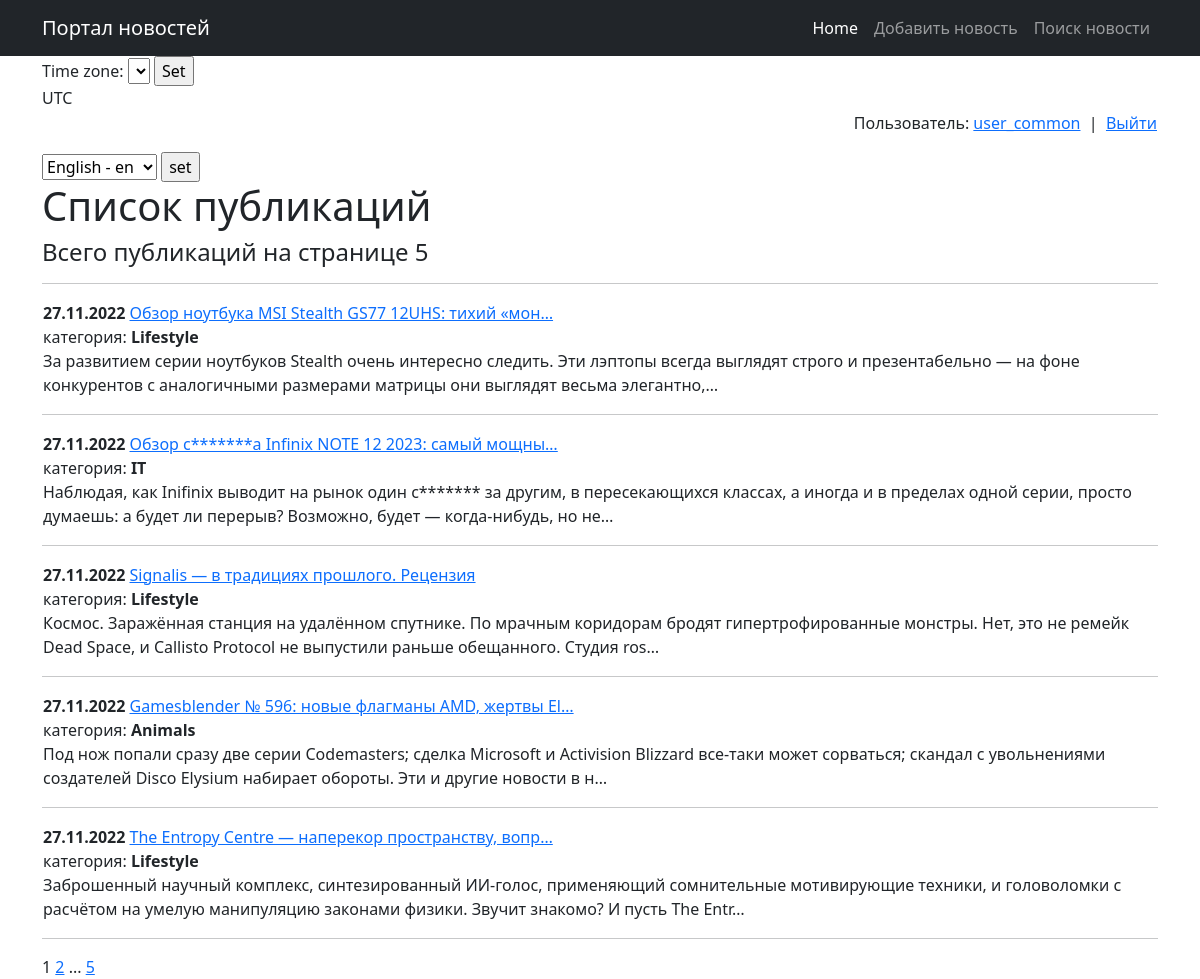
Page /news/ (signed in) on the committed database.
### news/models.py (models this page shows, shortened)
class Posts(models.Model):
    news = 'NE'
    articles = 'AR'
    TYPE_SELECT = [(news, 'Новость'), (articles, 'Статья')]
    authors = models.ForeignKey(Authors, on_delete=models.CASCADE)
    post_type = models.CharField(max_length=2, choices=TYPE_SELECT)
    date_create = models.DateTimeField(auto_now_add=True)
    header = models.CharField(max_length=155, default='Unnamed')
    body = models.TextField(default='Text')
    rate_post = models.IntegerField(default=0, db_column='rating')
    name_category = models.ManyToManyField(Categories, through='Post_Category')
    @property
    def post_rating(self):
        return self.rate_post

class Categories(models.Model):
    cat_name = models.CharField(max_length=255, unique=True, help_text=_('category name'))
    sub_user = models.ManyToManyField(User, through='SubscribersUsers')
    def __str__(self):
        return f'{self.cat_name}'

### news/views.py (the view, shortened to what this page needs)
# urls.py: path('', PostsList.as_view()),
class PostsList(ListView):
    model = Posts
    ordering = '-date_create'
    template_name = 'posts.html'
    context_object_name = 'posts'
    paginate_by = 5
    def get_context_data(self, **kwargs):
        context = super().get_context_data(**kwargs)
        context['is_not_authors'] = not self.request.user.groups.filter(name='authors').exists()
        return context

### news/templatetags/custom_filters.py (called while the page is built)
@register.filter()
def censor(value):
    for word in words_censor:
        value = value.replace(word[1:], '*' * len(word[1:]))
    return value

### templates/posts.html (shortened to what this page needs)
{% extends 'flatpages/default.html' %}
{% load custom_filters %}
{% load custom_tags %}
{% load i18n %}
{% block content %}
{% include 'auth.html' %}
<form action="{% url 'set_language' %}" method="POST"> {% csrf_token %}
        <select name="language" id="">
            {% get_available_languages as LANGUAGES %}
            {% get_language_info_list for LANGUAGES as languages %}
            {% for language in languages %}
                <option value="{{ language.code }}" {% if language.code == LANGUAGE_CODE %} selected {% endif %}>
                    {{ language.name_local }} - {{ language.code }}
                </option>
            {% endfor %}
        </select>
        <input type="submit" value="set">
    </form>
    <h1>Список публикаций</h1>
    <h4>Всего публикаций на странице {{ posts|length }}</h4>
    <hr>
    {% if posts %}
        {% for post in posts %}
        <table border = 0 width = 100%>
            <tr>
                <td align="left">
                    <b>{{ post.date_create|date:'d.m.Y' }}</b>
                    <a href="/news/{{post.pk}}">{{ post.header|truncatechars:50|censor }}</a>
                    <br>
                    {% for cat in post.name_category.all %}
                    категория:
                    <b>{{ cat }}</b>
                    {% endfor %}
                    <br>
                    {{ post.body|truncatechars:200|censor }}
                </td>
            </tr>
        </table>
        <hr>
        {% endfor %}
    {% else %}
        <h2>Новостей нет</h2>
    {% endif %}
   {{ page_obj.number }}
   {% if page_obj.has_next %}
       <a href="?page={{ page_obj.next_page_number }}">{{ page_obj.next_page_number }}</a>
       {% if paginator.num_pages != page_obj.next_page_number %}
           ...
           <a href="?page={{ page_obj.paginator.num_pages }}">{{ page_obj.paginator.num_pages }}</a>
       {% endif %}
   {% endif %}
{% endblock content %}

### templates/auth.html
<table width="100%" border="0">
        <tr>
            <td align="right">
                {% if request.user.username %}
                <p>Пользователь: <a href="/welcome/">{{request.user.username}}</a> &nbsp|&nbsp <a href="/accounts/logout/">Выйти</a>
                {% else %}
                <a href="/accounts/login"> Войти в систему </a> | <a href="/accounts/signup"> Регистрация </a>
                {% endif %}
            </td>
        </tr>
    </table>

### rows in the picture
Posts: date_create "27.11.2022", header|censor "Обзор ноутбука MSI Stealth GS77 12UHS: тихий «мон…", body|censor "За развитием серии ноутбуков Stealth очень интересно следить. Эти лэптопы всегда выглядят строго и презентабельно — на фоне конкурентов с аналогичными размерами матрицы они выглядят весьма элегантно,…"
Categories: cat_name "Lifestyle"
Posts: date_create "27.11.2022", header|censor "Обзор с*******а Infinix NOTE 12 2023: самый мощны…", body|censor "Наблюдая, как Inifinix выводит на рынок один с******* за другим, в пересекающихся классах, а иногда и в пределах одной серии, просто думаешь: а будет ли перерыв? Возможно, будет — когда-нибудь, но не…"
Categories: cat_name "IT"
Posts: date_create "27.11.2022", header|censor "Signalis — в традициях прошлого. Рецензия", body|censor "Космос. Заражённая станция на удалённом спутнике. По мрачным коридорам бродят гипертрофированные монстры. Нет, это не ремейк Dead Space, и Callisto Protocol не выпустили раньше обещанного. Студия ros…"
Posts: date_create "27.11.2022", header|censor "Gamesblender № 596: новые флагманы AMD, жертвы El…", body|censor "Под нож попали сразу две серии Codemasters; сделка Microsoft и Activision Blizzard все-таки может сорваться; скандал с увольнениями создателей Disco Elysium набирает обороты. Эти и другие новости в н…"
Categories: cat_name "Animals"
Posts: date_create "27.11.2022", header|censor "The Entropy Centre — наперекор пространству, вопр…", body|censor "Заброшенный научный комплекс, синтезированный ИИ-голос, применяющий сомнительные мотивирующие техники, и головоломки с расчётом на умелую манипуляцию законами физики. Звучит знакомо? И пусть The Entr…"

### other values in the picture
{{ TIME_ZONE }} "UTC"
{{ request.user.username }} "user_common"
{{ posts|length }} "5"
{{ page_obj.number }} "1"
{{ page_obj.next_page_number }} "2"
{{ page_obj.paginator.num_pages }} "5"
form field language "English - en"
